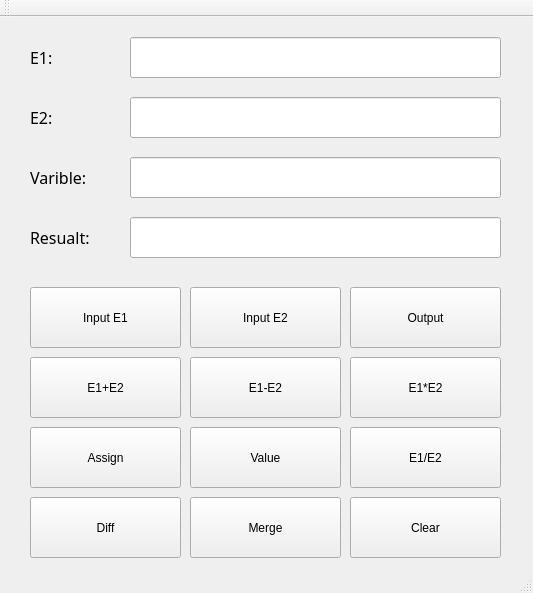
<?xml version="1.0" encoding="UTF-8"?>
<ui version="4.0">
 <class>MainWindow</class>
 <widget class="QMainWindow" name="MainWindow">
  <property name="geometry">
   <rect>
    <x>0</x>
    <y>0</y>
    <width>533</width>
    <height>593</height>
   </rect>
  </property>
  <property name="windowTitle">
   <string>MainWindow</string>
  </property>
  <widget class="QWidget" name="centralWidget">
   <widget class="QLineEdit" name="lineEdit">
    <property name="geometry">
     <rect>
      <x>130</x>
      <y>20</y>
      <width>371</width>
      <height>41</height>
     </rect>
    </property>
    <property name="font">
     <font>
      <family>Adobe 宋体 Std L</family>
      <pointsize>14</pointsize>
     </font>
    </property>
   </widget>
   <widget class="QPushButton" name="pre">
    <property name="geometry">
     <rect>
      <x>30</x>
      <y>270</y>
      <width>151</width>
      <height>61</height>
     </rect>
    </property>
    <property name="text">
     <string>Input E1</string>
    </property>
   </widget>
   <widget class="QPushButton" name="mid">
    <property name="geometry">
     <rect>
      <x>350</x>
      <y>270</y>
      <width>151</width>
      <height>61</height>
     </rect>
    </property>
    <property name="text">
     <string>Output</string>
    </property>
   </widget>
   <widget class="QPushButton" name="clear">
    <property name="geometry">
     <rect>
      <x>350</x>
      <y>480</y>
      <width>151</width>
      <height>61</height>
     </rect>
    </property>
    <property name="text">
     <string>Clear</string>
    </property>
   </widget>
   <widget class="QLineEdit" name="lineEdit_2">
    <property name="geometry">
     <rect>
      <x>130</x>
      <y>80</y>
      <width>371</width>
      <height>41</height>
     </rect>
    </property>
    <property name="font">
     <font>
      <family>Adobe 宋体 Std L</family>
      <pointsize>14</pointsize>
     </font>
    </property>
   </widget>
   <widget class="QLineEdit" name="lineEdit_3">
    <property name="geometry">
     <rect>
      <x>130</x>
      <y>140</y>
      <width>371</width>
      <height>41</height>
     </rect>
    </property>
    <property name="font">
     <font>
      <family>Adobe 宋体 Std L</family>
      <pointsize>14</pointsize>
     </font>
    </property>
   </widget>
   <widget class="QLineEdit" name="lineEdit_4">
    <property name="geometry">
     <rect>
      <x>130</x>
      <y>200</y>
      <width>371</width>
      <height>41</height>
     </rect>
    </property>
    <property name="font">
     <font>
      <family>Adobe 宋体 Std L</family>
      <pointsize>14</pointsize>
     </font>
    </property>
   </widget>
   <widget class="QLabel" name="label">
    <property name="geometry">
     <rect>
      <x>30</x>
      <y>20</y>
      <width>31</width>
      <height>41</height>
     </rect>
    </property>
    <property name="font">
     <font>
      <family>Adobe 黑体 Std R</family>
      <pointsize>12</pointsize>
     </font>
    </property>
    <property name="text">
     <string>E1:</string>
    </property>
   </widget>
   <widget class="QLabel" name="label_2">
    <property name="geometry">
     <rect>
      <x>30</x>
      <y>80</y>
      <width>31</width>
      <height>41</height>
     </rect>
    </property>
    <property name="font">
     <font>
      <family>Adobe 黑体 Std R</family>
      <pointsize>12</pointsize>
     </font>
    </property>
    <property name="text">
     <string>E2:</string>
    </property>
   </widget>
   <widget class="QLabel" name="label_3">
    <property name="geometry">
     <rect>
      <x>30</x>
      <y>140</y>
      <width>91</width>
      <height>41</height>
     </rect>
    </property>
    <property name="font">
     <font>
      <family>Adobe 黑体 Std R</family>
      <pointsize>12</pointsize>
     </font>
    </property>
    <property name="text">
     <string>Varible:</string>
    </property>
   </widget>
   <widget class="QLabel" name="label_4">
    <property name="geometry">
     <rect>
      <x>30</x>
      <y>200</y>
      <width>101</width>
      <height>41</height>
     </rect>
    </property>
    <property name="font">
     <font>
      <family>Adobe 黑体 Std R</family>
      <pointsize>12</pointsize>
     </font>
    </property>
    <property name="text">
     <string>Resualt:</string>
    </property>
   </widget>
   <widget class="QPushButton" name="pre_2">
    <property name="geometry">
     <rect>
      <x>190</x>
      <y>270</y>
      <width>151</width>
      <height>61</height>
     </rect>
    </property>
    <property name="text">
     <string>Input E2</string>
    </property>
   </widget>
   <widget class="QPushButton" name="assign">
    <property name="geometry">
     <rect>
      <x>30</x>
      <y>410</y>
      <width>151</width>
      <height>61</height>
     </rect>
    </property>
    <property name="text">
     <string>Assign</string>
    </property>
   </widget>
   <widget class="QPushButton" name="value">
    <property name="geometry">
     <rect>
      <x>190</x>
      <y>410</y>
      <width>151</width>
      <height>61</height>
     </rect>
    </property>
    <property name="text">
     <string>Value</string>
    </property>
   </widget>
   <widget class="QPushButton" name="div">
    <property name="geometry">
     <rect>
      <x>350</x>
      <y>410</y>
      <width>151</width>
      <height>61</height>
     </rect>
    </property>
    <property name="text">
     <string>E1/E2</string>
    </property>
   </widget>
   <widget class="QPushButton" name="diff">
    <property name="geometry">
     <rect>
      <x>30</x>
      <y>480</y>
      <width>151</width>
      <height>61</height>
     </rect>
    </property>
    <property name="text">
     <string>Diff</string>
    </property>
   </widget>
   <widget class="QPushButton" name="merge">
    <property name="geometry">
     <rect>
      <x>190</x>
      <y>480</y>
      <width>151</width>
      <height>61</height>
     </rect>
    </property>
    <property name="text">
     <string>Merge</string>
    </property>
   </widget>
   <widget class="QPushButton" name="add">
    <property name="geometry">
     <rect>
      <x>30</x>
      <y>340</y>
      <width>151</width>
      <height>61</height>
     </rect>
    </property>
    <property name="text">
     <string>E1+E2</string>
    </property>
   </widget>
   <widget class="QPushButton" name="sub">
    <property name="geometry">
     <rect>
      <x>190</x>
      <y>340</y>
      <width>151</width>
      <height>61</height>
     </rect>
    </property>
    <property name="text">
     <string>E1-E2</string>
    </property>
   </widget>
   <widget class="QPushButton" name="time">
    <property name="geometry">
     <rect>
      <x>350</x>
      <y>340</y>
      <width>151</width>
      <height>61</height>
     </rect>
    </property>
    <property name="text">
     <string>E1*E2</string>
    </property>
   </widget>
  </widget>
  <widget class="QMenuBar" name="menuBar">
   <property name="geometry">
    <rect>
     <x>0</x>
     <y>0</y>
     <width>533</width>
     <height>17</height>
    </rect>
   </property>
  </widget>
  <widget class="QToolBar" name="mainToolBar">
   <attribute name="toolBarArea">
    <enum>TopToolBarArea</enum>
   </attribute>
   <attribute name="toolBarBreak">
    <bool>false</bool>
   </attribute>
  </widget>
  <widget class="QStatusBar" name="statusBar"/>
 </widget>
 <layoutdefault spacing="6" margin="11"/>
 <resources/>
 <connections/>
</ui>
